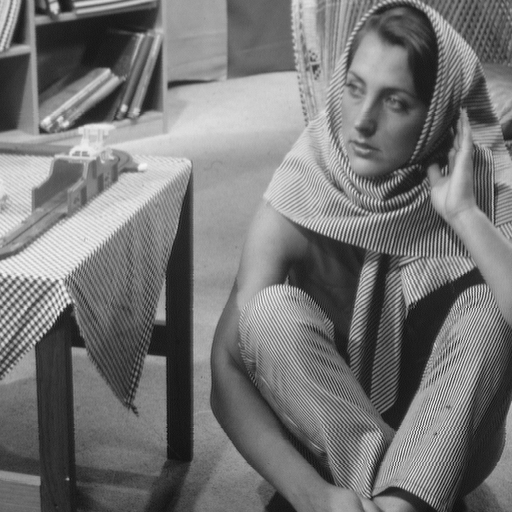
#> input picture Lab9/barbara.png, 512 x 512 px
$ jupyter execute --allow-errors main.ipynb
#> lines starting #> are read from the running program, lines starting #| are printed output that depends on the picture
[cell 1]
import numpy as np
from PIL import Image
from sklearn.feature_extraction.image import extract_patches_2d, reconstruct_from_patches_2d
from sklearn.preprocessing import normalize

from dictlearn import DictionaryLearning
from dictlearn import methods

[cell 2]
p = 8
s = 6
N = 1000
n = 256
K = 50
sigma = 0.075

[cell 3]
img = Image.open("barbara.png")
#> img is the input picture: PIL image 512x512 L; min 12, max 246, mean 117.4
I = np.asarray(img)
Inoisy = I + sigma * np.random.randn(I.shape[0], I.shape[1])

Ynoisy = extract_patches_2d(Inoisy, (p, p))

print(Ynoisy.size)
#| 16321600
print(Ynoisy.shape)
#| (255025, 8, 8)

Ynoisy = Ynoisy.reshape(Ynoisy.shape[0], -1)

print(Ynoisy.size)
#| 16321600
print(Ynoisy.shape)
#| (255025, 64)

Ynoisy = Ynoisy.T

mean = np.mean(Ynoisy, 0)
Ynoisy = Ynoisy - mean

idx = np.random.choice(Ynoisy.shape[1], N)
Y = Ynoisy[:, idx]
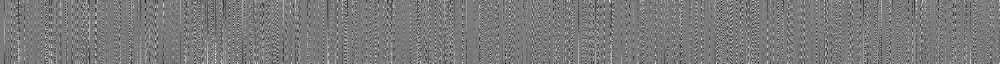
#> Y: shape (64, 1000) float64; min -126.1, max 135.3, mean 0; drawn with min black and max white
print(Y)
#> (printed output is left out)

[cell 4]
D0 = np.random.randn(p * p, N)
D0 = normalize(D0, axis=0, norm='max')

#> (the rest of this cell did not finish here and is left out)

#> (a cell that did not finish here is left out)

#> (a cell that did not finish here is left out)

#> (a cell that did not finish here is left out)

#> (a cell that did not finish here is left out)

#> (a cell that did not finish here is left out)

[cell 10]
img.show()
Image.fromarray(Inoisy).show()
#> (the rest of this cell did not finish here and is left out)
